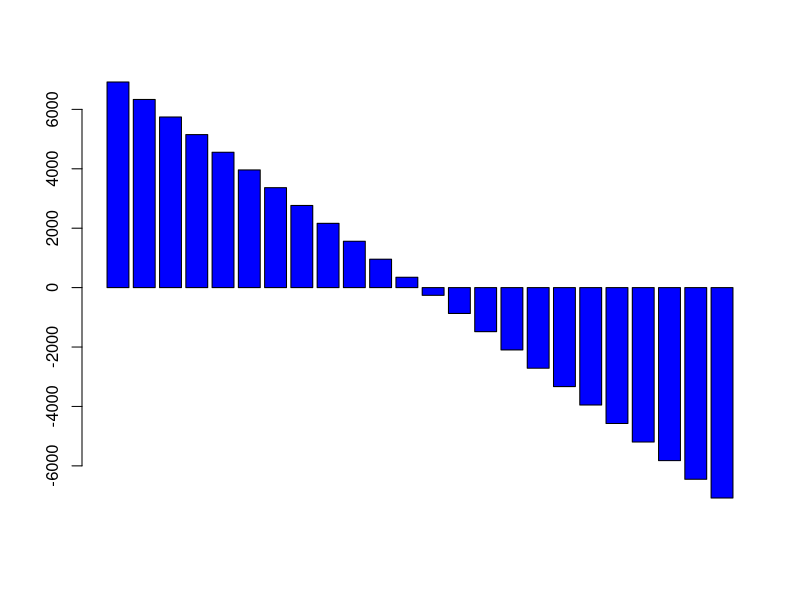

This chart was generated by the following R code:
# SWAP para obtener una tasa equivalente para equilibrar ambas posiciones,
# para no empezar el SWAP con una posición desequilibrada y alguno de los 
# participantes tenga que pagar un costo extra. Se busca un punto de equilibro
# para que ninguna de las dos partes tenga un costo al inicio del contrato. 

# Tasa de Equivalencia SWAP

# Funciona para tipo de cambio (CCS) o para tasa de interes (IRS), donde hay una parte variable y una fija. 
# Se obtiene un valor de tasa fija con el cual el Valor Presente de los Flujos de efectivo sea equivalente (cero).

# Ejercicio: Estructurar un CCS con Intercambio de flujos de efectivo cada 28 días por 2 anios.
monto = 10000 # (USD) Monto del intercambio
tasa_local = 0.08 # Mexico la tasa de interes
tasa_foranea = 0.04 # tasa USA
s = 18.82 # Precio Spot USD/MXN
plazo = 28  # intercambio cada 28 días por 2 anios


# FX Swap (Tipos de Cambio)
#
# Determinar Fx_Swap para cada periodo de tiempo para saber a que Tipo de Cambio estimamos que se van a estar considerando estos Intercambios.
# Lo denominan contrato engrapado.

d1 = data.frame(Plazo=seq(28,672, by=28),
                Fx_Swap=NA)
n = length(d1$Plazo)

# Calcular el valor del FX Swap (proyección de los tipos de cambio)
for (k in 1:n){ # Es como si hiciéramos 24 contratos Forward donde vamos a determinar para cada periodo de tiempo el intercambio de Flujo de efectivo usando el tipo de cambio FX Swap correspondiente. Contratos "Engrapados"
  d1$Fx_Swap[k] = s*exp((tasa_local-tasa_foranea)*d1$Plazo[k]/360) # Interes Continuo. El objetivo es llevar el tipo de cambio a Valor Futuro.
} 

# El objetivo es buscar un Tipo de Cambio al cual en lugar de estar variando el intercambio de flujos de efectivo por los diferentes FX Swap (tipos de cambio)
# queremos que sea un tipo de cambio Fijo para ambas partes, tanto para el que paga en fijo como el que paga en variable.


# Optimizacion
tc_referecia = 20 # tipo de cambio de referencia

# Funcion para minimos cuadrados
f1 <- function(tc_referecia, data){ # data es lo mismo que d1 pero pasado como argumento, por eso el cambio de nombre para evitar confusiones.
  # Lo que buscamos con el optimizer abajo es que la suma de los errores cuadráticos medios sea cero: monto*(tc_referencia - FXSwap)^2 = 0
  # vamos a variar "tc_referecia" para lograr que el resultado de a diferencia sea cero. 
  sum((monto*(tc_referecia-data$Fx_Swap))^2)
}

# optim()
resultado1 = optim(par=c(19), f1, data=d1) 
# par, es el valor Inicial de tc_referecia que va a ir variando, es decir la optimizacion empieza con tc_referecia = 19
# f1, es la funcion que va a estar optimizando
# data, de donde va a estar tomando la informacion
resultado1$par[1]
# es la tasa que se usaría en los 24 periodos, tasa equivalente!

# Ver como cambiando el tc_referecia (cambiando el tipo de cambio inicial par=c()) los flujos de efectivo seran diferentes
# en el barplot abajo. Es decir en lugar de usar la FxSwap tipo de cambio Optimizado usar un tipo de cambio elegido aleatoriamente.


#Equivalencia de la cobertura

#tc_referecia = 20
#tc_referecia = 19
tc_referecia <- resultado1$par[1]  # Ver como cambia la grafica si aqui le ponemos un valor como 19 o 20, es decir si se elige un tipo de cambio aleatorio alguien podria pagar mas o menos al inicio
# lo mejor es usar la tasa equivalente u optimizada, asi el punto de infleccion seria 'a la mitad' por ejemplo con tc_referecia <- 19.57079,
# pero si usamos tc_referecia = 20 la grafica se mueve a la derecha, el contrato no estaria en equilibrio, la persona estaria pagando de mas los primeros periodos
# y unicamente tendria un periodo de recuperacion en los ultimos flujos de efectivo, en este caso el Valor Presente del SWAP no quedara equilibrado y
# alguna de las contrapartes tendra que pagar un valor inicial en t=0 para compenzar a la contraparte que tendra la perdida pues estaria pagando de mas.
d1$Monto.MXN <- NA # Monto de transacción en MXN a Pagar por cada periodo. Parte Variable
d1$Monto.Ref <- NA # Monto de transacción con la tasa de referencia. Parte Fija
d1$Resultado <- NA # Perdida o Ganancia que pudiéramos tener


for(k in 1:n){
  d1$Monto.MXN[k] = d1$Fx_Swap[k]*monto # monto a pagar, varia en el tiempo por el FX swap
  d1$Monto.Ref[k] = tc_referecia*monto  # Monto Fijo
  d1$Resultado[k] = d1$Monto.Ref[k]-d1$Monto.MXN[k] # Resultado de la cobertura, la diferencia entre los montos con el tipo de cambio de referencia y los montos que se paguen con el tipo de cambio variable
}

# Plot:
barplot(d1$Resultado,col="blue")
# Uno de los dos estará pagando de mas en los primeros periodos y del punto de equilibrio en adelante estara pagando menos, va a tener un ahorro.
# para entender el ahorro ver la tabla cuando el Resultado es negativo. El comprador (de la parte fija) pagaria $195707.9 pero el valor marked to market seria mayor por ejemplo $200282.2 en t=560 dias


# Resultado de la Cobertura = 0 en t=0:

# Si sumo los flujos de efectivo del resultado, la cobertura debera ser cero, es decir tanto lo que page el comprador y el vendedor estara en equilibrio, y
# al dia de hoy ambos tendran un resultado de la cobertura que vale cero.
valor_cobertura_t0 = sum(d1$Resultado) # (MXN) deberia dar un valor cercano a cero.
valor_cobertura_t0 # MXN
# En este caso da $-13.29066 MXN lo cual tiende a cero considerando los pagos de ~$195707.9 MXN
perc = valor_cobertura_t0 / d1$Monto.Ref[1]
perc # % ~= 0%

# Revalorizaron en el tiempo:
# Al paso de los días conforme se vayan conociendo los tipos de cambio Spot en 28, 56, etc dias (los reales no los estimados por el FX swap) 
# se podría revalorizar el Derivado para ir viendo perdidas o ganancias.

# Aplicación de Tasa Equivalente en CCS y IRS:
# Este procedimiento que hicimos en CCS se puede aplicar a los IRS, donde en lugar de tener una tasa fija y una variable, se podria encontrar
# un valor de tasa fija con el cual el Valor Presente de los Flujos de efectivo sea equivalente (cero).
